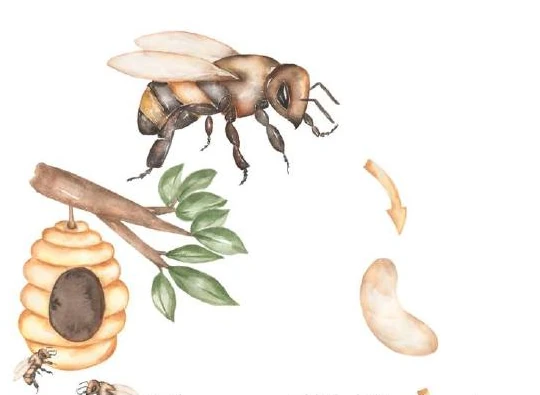
#> input picture assets/booklet/biologist.webp, 540 x 395 px
$ python -i extract_booklet_art.py   (imports and definitions only)
#> lines starting #> are read from the running program, lines starting #| are printed output that depends on the picture; after the words box and inside, x2 and y2 are one past the last pixel; in counts of white or black regions, pixels touching at a corner belong together
#> further down, picture is the input picture: PIL image 540x395 RGB; mean R, G, B 240.9, 236.2, 229.8
#!/usr/bin/env python3

from pathlib import Path
import sys

from PIL import Image, ImageOps


ROOT = Path(__file__).resolve().parent.parent
SOURCE_DIR = ROOT / "tmp" / "pdfs" / "spiral-booklet"
OUTPUT_DIR = ROOT / "assets" / "booklet"
POEM_OUTPUT_DIR = ROOT / "assets" / "poems"

CROPS = {
    "spiral": ("page-01.jpg", (68, 270, 558, 760)),
    "branch": ("page-01.jpg", (0, 0, 605, 175)),
    "cartographer": ("page-03.jpg", (0, 0, 605, 390)),
    "philosopher": ("page-07.jpg", (0, 0, 525, 360)),
    "biologist": ("page-14.jpg", (25, 30, 565, 425)),
    "ethnographer": ("page-21.jpg", (0, 0, 470, 355)),
}

POEM_CROPS = {
    "map-i-eulogy-to-unborn": ("page-05.jpg", (185, 480, 575, 930)),
    "paintbox": ("page-08.jpg", (300, 700, 590, 920)),
    "overflow": ("page-09.jpg", (105, 420, 520, 800)),
    "linocut": ("page-11.jpg", (105, 540, 510, 915)),
    "aivolved": ("page-13.jpg", (390, 490, 580, 700)),
    "these-pets-of-mine": ("page-16.jpg", (0, 650, 535, 920)),
    "blue-canary": ("page-17.jpg", (90, 670, 520, 880)),
    "the-gift": ("page-18.jpg", (320, 700, 605, 935)),
    "yearning": ("page-19.jpg", (0, 0, 132, 285)),
    "farmer-and-the-one-eyed-likho": ("page-23.jpg", (205, 535, 450, 850)),
    "koschei-and-the-prince": ("page-24.jpg", (330, 585, 605, 935)),
}


def trim_whitespace(image: Image.Image, padding: int = 12) -> Image.Image:
#> called with padding = 12
    inverted = ImageOps.invert(image.convert("L"))
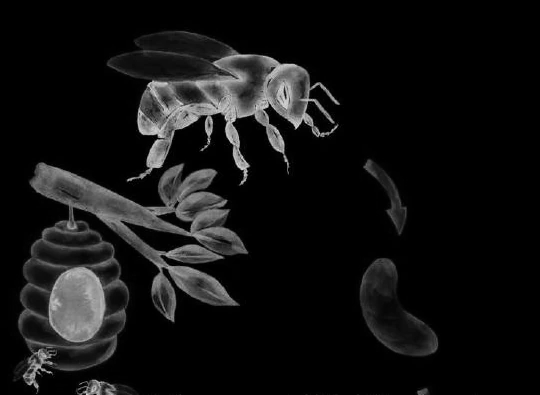
#> inverted: PIL image 540x395 L; min 0, max 227, mean 18.1
    mask = inverted.point(lambda value: 255 if value > 12 else 0)
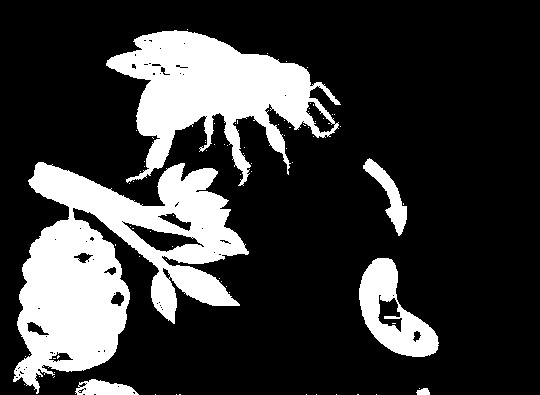
#> mask: PIL image 540x395 L; 22.6% white; 81 white regions (75 under 20 px), largest, box (x1, y1, x2, y2) and area: (13, 162, 249, 394) 26046, (106, 30, 341, 186) 16378, (359, 258, 439, 357) 3793, (363, 158, 407, 236) 1060, (75, 379, 139, 395) 677, (416, 388, 430, 395) 76
    bounds = mask.getbbox()
#> bounds = (13, 29, 439, 395)
    if bounds is None:
        return image

    left, top, right, bottom = bounds
#> left = 13; top = 29; right = 439; bottom = 395
    return image.crop((
        max(0, left - padding),
        max(0, top - padding),
        min(image.width, right + padding),
        min(image.height, bottom + padding),
    ))
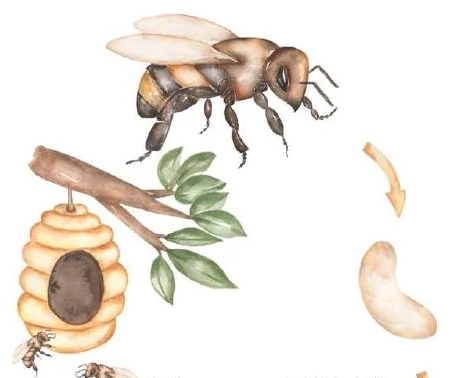
#> returned value: PIL image 450x378 RGB; mean R, G, B 237.3, 231.4, 223.4


def main() -> None:
    source_dir = Path(sys.argv[1]).expanduser() if len(sys.argv) > 1 else SOURCE_DIR
    OUTPUT_DIR.mkdir(parents=True, exist_ok=True)

    for name, (filename, box) in CROPS.items():
        source = source_dir / filename
        if not source.exists():
            raise FileNotFoundError(f"Missing rendered booklet page: {source}")

        image = Image.open(source).convert("RGB").crop(box)
        image.save(OUTPUT_DIR / f"{name}.webp", "WEBP", quality=90, method=6)

    POEM_OUTPUT_DIR.mkdir(parents=True, exist_ok=True)
    for slug, (filename, box) in POEM_CROPS.items():
        source = source_dir / filename
        if not source.exists():
            raise FileNotFoundError(f"Missing rendered booklet page: {source}")

        image = Image.open(source).convert("RGB").crop(box)
        if slug == "koschei-and-the-prince":
            image.paste("white", (0, 0, 215, 180))
        trim_whitespace(image).save(
            POEM_OUTPUT_DIR / f"{slug}.webp", "WEBP", quality=92, method=6
        )

    print(
        f"Extracted {len(CROPS)} booklet motifs and "
        f"{len(POEM_CROPS)} poem illustrations"
    )


# [2 lines not run here, left out]

>>> from PIL import Image
>>> picture = Image.open('../assets/booklet/biologist.webp')
>>> result = trim_whitespace(picture)
